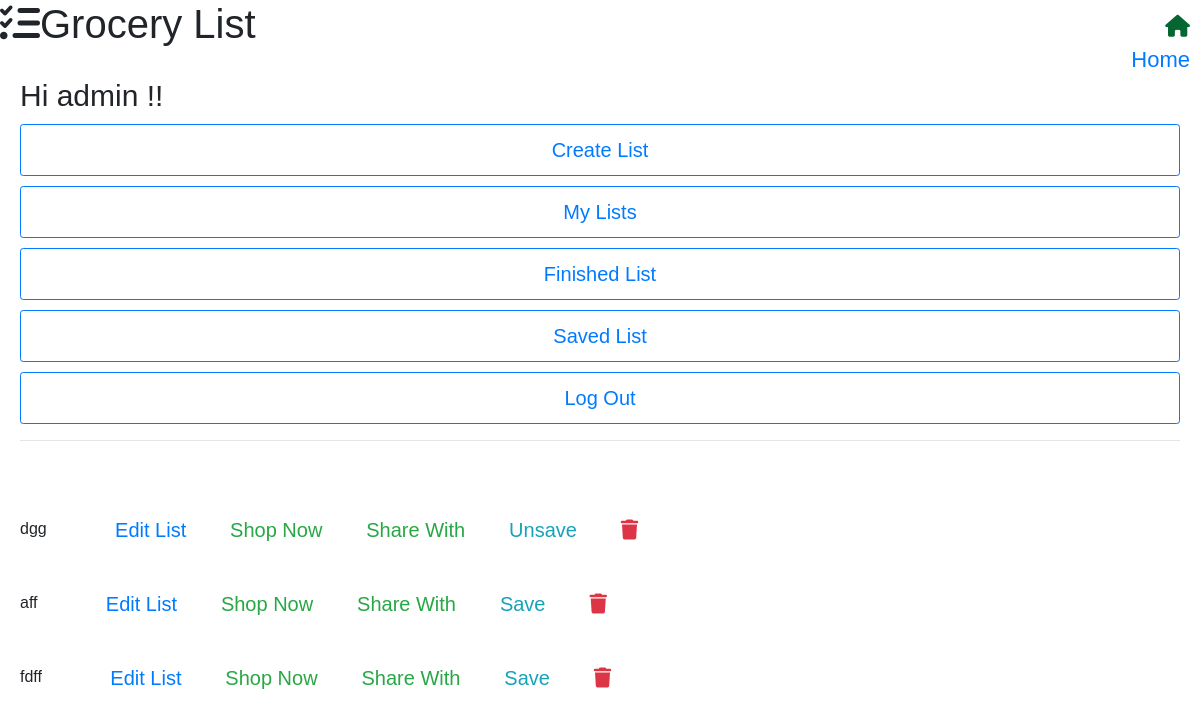
Screenshot of /projectG/ (signed in) with the database file from the repository.
### projectG/models.py (models this page shows, shortened)
class User(AbstractUser):
    pass

class GroceryList(models.Model):
    name = models.CharField(max_length=100)
    finished = models.BooleanField(default=False)
    saved_list = models.BooleanField(default=False)
    timestamp = models.DateTimeField(auto_now_add=True)
    user = models.ForeignKey(User, on_delete=models.CASCADE,default=None)  # User who created the list
    shared_with = models.ManyToManyField(User, related_name='shared_lists', blank=True)

### projectG/views.py (the view)
# urls.py: path('', views.index, name="index"),
def index(request):
    if request.user.is_authenticated:
         all_lists =GroceryList.objects.filter(Q(user=request.user) | Q(shared_with=request.user))
         print("ffffffff out display")
         data_by_lists = {}
         for grocery_list in all_lists:
          items = GroceryItem.objects.filter(list=grocery_list)
          data_by_lists[grocery_list] = items
         return render(request, 'index.html', {'data_by_lists': data_by_lists})
    else:
        print("ffffffffffffffindex")
        return HttpResponseRedirect(reverse("login"))

### projectG/templates/index.html (shortened to what this page needs)
{% extends "layout.html" %}
{% load static %}
{% block body %}
<div class="container">
    <h2>Hi {{ request.user }} !!</h2>
    <div class="buttons">
    <button class="btn btn-sm btn-outline-primary" id="created_list">Create List</button>
    <button class="btn btn-sm btn-outline-primary" id="allList">My Lists</button>
    <button class="btn btn-sm btn-outline-primary" id="get_finished_lists">Finished List</button>
    <button class="btn btn-sm btn-outline-primary" id="saved_list">Saved List</button>
    <a class="btn btn-sm btn-outline-primary" href="{% url 'logout' %}">Log Out</a>
    </div>
    <hr>
    <div id="lists-container" style="display: block;">
      {% for grocery_list, items in data_by_lists.items %}
       <div class="list" style="display:inline">
        <div class="item-lister" onclick="toggleListItems(this);" title="Click to see list-items">
          <br>  <td>{{ grocery_list.name }}</td>&nbsp  &nbsp  &nbsp   &nbsp   &nbsp   &nbsp
            <button class="btn btn-sm btn-outline-primary" onclick="editList('{{ grocery_list.id }}',this)">Edit List</button>&nbsp
            <button class="btn btn-sm btn-outline-success" onclick="shopNow('{{ grocery_list.id }}')" > Shop Now</button>&nbsp
            <button class="btn btn-sm btn-outline-success" onclick="shareWith('{{ grocery_list.id }}')" > Share With</button>&nbsp
            <button class="btn btn-sm btn-outline-info" onclick="toggleListStatus('{{ grocery_list.id }}', this)">
                {% if grocery_list.saved_list %}
                   Unsave
                {% else %}
                 Save
               {% endif %}
            </button>&nbsp
            <button class="btn btn-sm btn-outline-danger" onclick="DeleteNow('{{ grocery_list.id }}')">
              <i class="fas fa-trash"></i>
          </button>
      {% endfor %}
        </div>
{% endblock %}

### projectG/static/styles.css (style rules this page uses)
body { font-family: Arial, sans-serif; }
.container { max-width: 100%; padding: 10px; }
h2 { font-size: 30px; margin: 10px 0; }
.buttons button, .buttons a { font-size: 20px; padding: 10px 20px; display: block; margin: 10px auto; width: 100%; }
.buttons { text-align: center; margin-top: 10px; }
.list { margin: 10px 0; padding: 10px; }
.list button { margin: 5px; }
.list { display: flex; align-items: center; justify-content: space-between; padding: 10px; margin: 10px; border-radius: 5px; }
.list button { padding: 5px 10px; margin-right: 10px; font-size: 20px; border: none; border-radius: 3px; }
.list button i { margin-right: 5px; }

### rows the page displays
User: user "admin"
GroceryList: name "dgg", saved_list "Unsave"
GroceryList: name "aff", saved_list "Save"
GroceryList: name "fdff", saved_list "Save"
